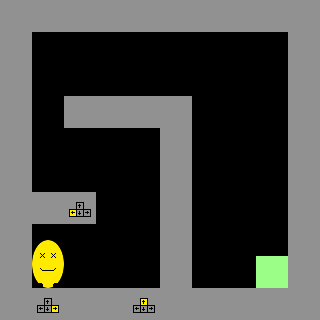

Below is a game level as drawn by its tile map, then a one-line description and the .tmx file that defines it, in full:
An orthogonal 10x10 tile map with 32x32 px tiles, 1 tile layer (world1), 1 hidden layer not drawn, 2 tilesets.

<map version="1.0" tiledversion="1.1.4" orientation="orthogonal" renderorder="right-down" width="10" height="10" tilewidth="32" tileheight="32" infinite="0" nextobjectid="1">
 <properties>
  <property name="layout" value="1;" />
 </properties>
 <tileset firstgid="1" source="tileset.tsx" />
 <tileset firstgid="13" source="player.tsx" />
 <layer name="universal" width="10" height="10" visible="0">
  <data encoding="csv">
0,0,0,0,0,0,0,0,0,0,
0,0,0,0,0,0,0,0,0,0,
0,0,0,0,0,0,0,0,0,0,
0,0,0,0,0,0,0,0,0,0,
0,0,0,0,0,0,0,0,0,0,
0,0,0,0,0,0,0,0,0,0,
0,0,0,0,0,0,0,0,0,0,
0,0,0,0,0,0,0,0,0,0,
0,0,0,0,0,0,0,0,0,0,
0,0,0,0,0,0,0,0,0,0
</data>
 </layer>
 <layer name="world1" width="10" height="10">
  <data encoding="csv">
3,3,3,3,3,3,3,3,3,3,
3,0,0,0,0,0,0,0,0,3,
3,0,0,0,0,0,0,0,0,3,
3,0,3,3,3,3,0,0,0,3,
3,0,0,0,0,3,0,0,0,3,
3,0,0,0,0,3,0,0,0,3,
3,3,9,0,0,3,0,0,0,3,
3,0,0,0,0,3,0,0,0,3,
3,13,0,0,0,3,0,0,2,3,
3,10,3,3,11,3,3,3,3,3
</data>
 </layer>
</map>
